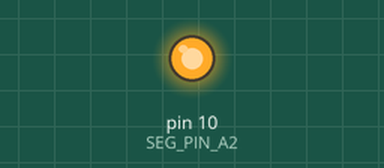
Simulated run of this sketch. Board: Arduino Uno, built with avr-gcc and run on an emulated ATmega328P. Parts: output pins drawn as LEDs (lit = HIGH).

Above: at 0.1 s.
At 33.1 s:
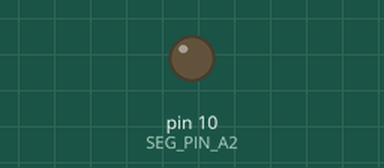
Timing chart, 0 to 35.5 s (numbered marks = the images above):
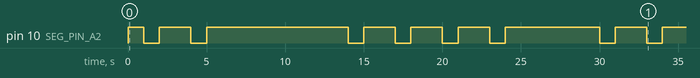

The sketch:

Robocon-Ex-SevenLED-1Digit.ino
```cpp
// (licence header left out)
#define DELAY_TIME 1000
#define MAX_DIGIT 1   //桁数

/*!
  ピンの定義 ピン番号の部分は各々で変えてください
*/
// 一の位
#define SEG_PIN_A1 2
#define SEG_PIN_B1 3
#define SEG_PIN_C1 4
#define SEG_PIN_D1 5
#define SEG_PIN_E1 6
#define SEG_PIN_F1 7
#define SEG_PIN_G1 8
#define SEG_PIN_DP1 9
// 十の位
#define SEG_PIN_A2 10
#define SEG_PIN_B2 11
#define SEG_PIN_C2 12
#define SEG_PIN_D2 13
#define SEG_PIN_E2 14
#define SEG_PIN_F2 15
#define SEG_PIN_G2 16
#define SEG_PIN_DP2 17

/*!
  フォントデータの格納用
  データ構造
  |-----+---+---+---+---+---+---+---+----|
  | bit | 7 | 6 | 5 | 4 | 3 | 2 | 1 |  0 |
  |-----+---+---+---+---+---+---+---+----|
  | SEG | DP | G | F | E | D | C | B | A |
  |-----+---+---+---+---+---+---+---+----|
*/
const uint8_t FontData[] = {
  0b00111111,		// '0'
  0b00000110,		// '1'
  0b01011011,		// '2'
  0b01001111,		// '3'
  0b01100110,		// '4'
  0b01101101,		// '5'
  0b01111101,		// '6'
  0b00100111,		// '7'
  0b01111111,		// '8'
  0b01101111		// '9'
};

/*!
  FontToPinMap[Digit][Segment] = PinNumber
  SegmentはFontDataの0bit目(DP)から

  フォントデータ(1Byte)について、順番に０ビット目(一番右)から７ビット目までがそれぞれどのセグメント(a, b, c, ... ,DP)のピンに対応しているか
*/

/* 2桁表示用
const uint8_t FontToPinMap[MAX_DIGIT][8] = {
  { SEG_PIN_A1, SEG_PIN_B1, SEG_PIN_C1, SEG_PIN_D1, SEG_PIN_E1, SEG_PIN_F1, SEG_PIN_G1, SEG_PIN_DP1 },		// 一の位用
  { SEG_PIN_A2, SEG_PIN_B2, SEG_PIN_C2, SEG_PIN_D2, SEG_PIN_E2, SEG_PIN_F2, SEG_PIN_G2, SEG_PIN_DP2 }		// 十の位用
};*/
const uint8_t FontToPinMap[8] = { SEG_PIN_A2, SEG_PIN_B2, SEG_PIN_C2, SEG_PIN_D2, SEG_PIN_E2, SEG_PIN_F2, SEG_PIN_G2, SEG_PIN_DP2 };   // 十の位用

void DisplayNumber(uint8_t number);

void setup() {
  uint8_t i,j;

  for( i = 0; i < MAX_DIGIT; i++ ){
    for( j = 0; j < sizeof(FontToPinMap[0]); j++ ){
      pinMode(FontToPinMap[j], OUTPUT);
      digitalWrite(FontToPinMap[j], LOW);
    }
  }
}

void loop() {
  uint8_t i;
  for( i = 0; i < 10; i++ ){
    DisplayNumber(i);
    delay(DELAY_TIME);
  }
  for( i = 8; i >= 0; i-- ){
    DisplayNumber(i);
    delay(DELAY_TIME);
  }
}

void DisplayNumber(uint8_t number) {
  uint8_t i, j, font, number_divide = number;

  for( i = 0; i < MAX_DIGIT; i++ ){
		/*
			ex.) i = 0（ループ一回目、一の位）, number = 42 :
			font = FontData[42 % 10] (= FontData[2]) つまり"42"の一の位'2'のフォントデータをfontに代入する
			ex.) i = 1（ループ二回目、十の位）, number = 42 :
			font = FontData[4 % 10] (= FontData[4]) つまり"42"の十の位'4'のフォントデータをfontに代入する
		*/
    font = FontData[number_divide % 10];	//1の位から順に、数値に対応するフォントデータを読み込む(上)

		for( j = 0; j < sizeof(FontToPinMap[0]); j++ ){	// fontを右から順(segA,B,C..)に読んで描画する
      digitalWrite(FontToPinMap[j], (font & 0x01));		//fontの一番右端のビットのみ読みこんで点灯させる
      font >> 1;		//fontを1bit右にシフトし、右から2番めのbitを一番右に
    }
    number_divide /= 10;	//［2桁以上用処理］数値を10で割ったものにする。例：12 -> 1, 345 -> 34
  }
}
```

Measured:
- by itself, pin 10 (SEG_PIN_A2): LOW → HIGH at 0.00 s, → LOW 1.0 s later, → HIGH 1.0 s later, → LOW 2.0 s later, … (17 changes in this stretch)
